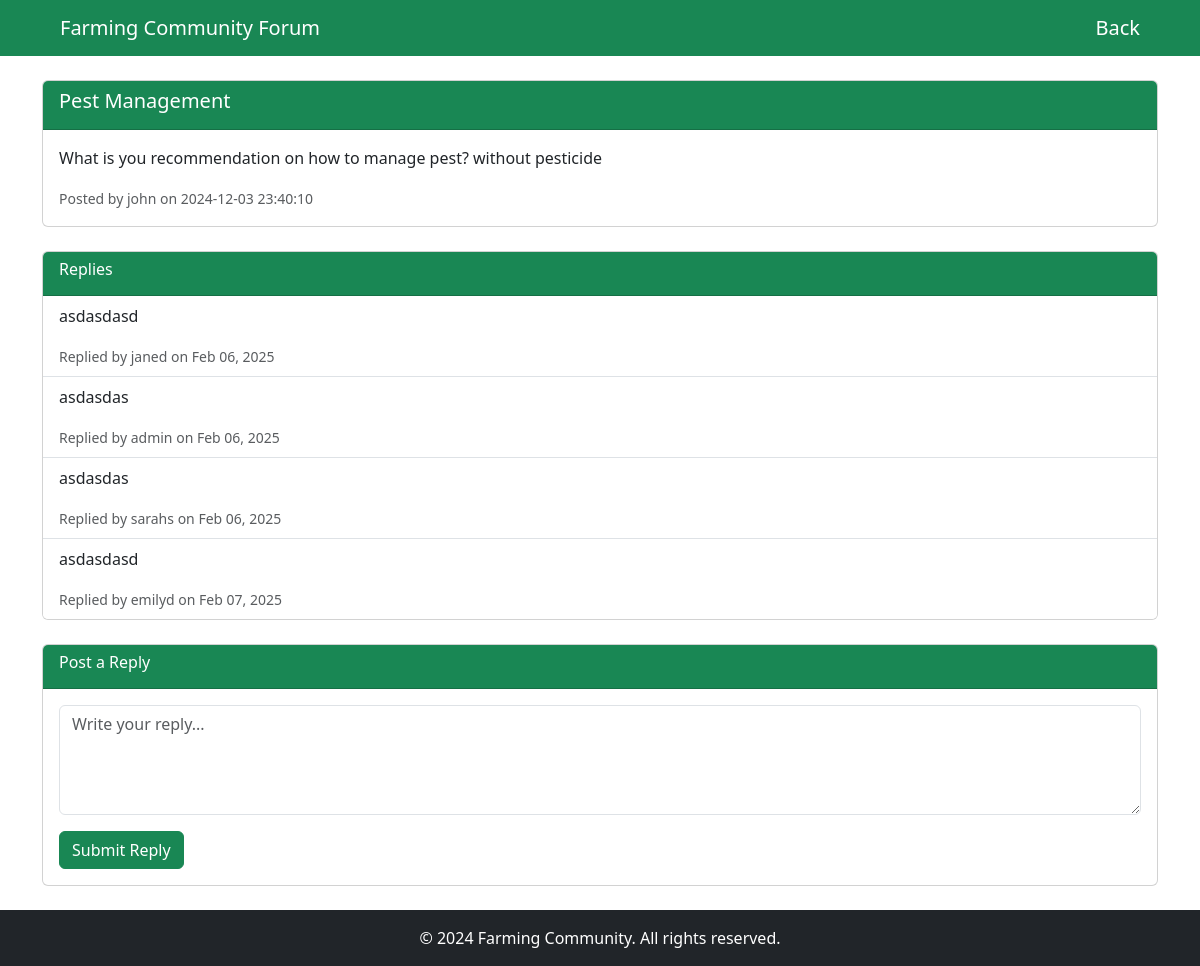
The page /php/Forum/thread.php?id=1 (signed in) on the database its author committed.
### tables this page shows
CREATE TABLE `questions` (
  `question_id` int(11) NOT NULL,
  `user_id` int(11) NOT NULL,
  `title` varchar(255) NOT NULL,
  `body` text NOT NULL,
  `created_at` datetime DEFAULT current_timestamp(),
  `updated_at` datetime DEFAULT NULL
);

CREATE TABLE `users` (
  `user_id` int(11) NOT NULL,
  `name` varchar(100) NOT NULL,
  `username` varchar(100) NOT NULL,
  `password` varchar(255) NOT NULL,
  `role` enum('student','admin','agriculturist') NOT NULL,
  `date_created` timestamp NOT NULL DEFAULT current_timestamp(),
  `status` varchar(10) DEFAULT 'active'
);

CREATE TABLE `reply` (
  `reply_id` int(11) NOT NULL,
  `question_id` int(11) NOT NULL,
  `user_id` int(11) NOT NULL,
  `body` text NOT NULL,
  `created_at` datetime DEFAULT current_timestamp(),
  `updated_at` datetime DEFAULT NULL
);

### php/Forum/thread.php (the view, shortened to what this page needs)
<?php
include "../connection.php";
if (isset($_GET['id'])) {
    $question_id = intval($_GET['id']);
    $stmt = $conn->prepare("SELECT q.title, q.body, q.created_at, u.username FROM Questions q JOIN Users u ON q.user_id = u.user_id WHERE q.question_id = ?");
    $stmt->bind_param("i", $question_id);
    $stmt->execute();
    $stmt->bind_result($title, $body, $created_at, $username);
    $reply_stmt = $conn->prepare("SELECT r.reply_id, r.body, r.created_at, u.username FROM reply r JOIN Users u ON r.user_id = u.user_id WHERE r.question_id = ? ORDER BY r.created_at ASC");
    $reply_stmt->bind_param("i", $question_id);
    $reply_stmt->execute();
    $replies = $reply_stmt->get_result();
} else {
    echo "No discussion selected.";
    exit;
}
?>
<!DOCTYPE html>
<html lang="en">
<head>
    <link href="https://cdn.jsdelivr.net/npm/bootstrap@5.3.1/dist/css/bootstrap.min.css" rel="stylesheet">
</head>
<body>
    <nav class="navbar navbar-expand-lg navbar-dark bg-success">
        <div class="container-fluid">
        <a class="navbar-brand ms-5" href="community.php">Farming Community Forum</a>
        <a class="navbar-brand me-5" href="community.php">Back</a>
        </div>
    </nav>
    <main class="container my-4">
        <div class="card mb-4">
            <div class="card-header bg-success text-white">
                <h5><?= htmlspecialchars($title) ?></h5>
            </div>
            <div class="card-body">
                <p><?= nl2br(htmlspecialchars($body)) ?></p>
                <small class="text-muted">Posted by <?= htmlspecialchars($username) ?> on <?= $created_at ?></small>
            </div>
        </div>
        <div class="card mb-4">
            <div class="card-header bg-success text-white">
                <h6>Replies</h6>
            </div>
            <ul class="list-group list-group-flush">
            <?php while ($reply = $replies->fetch_assoc()): ?>
                <li class="list-group-item d-flex justify-content-between align-items-center">
                    <div>
                        <p><?= htmlspecialchars($reply['body']) ?></p>
                        <small class="text-muted">Replied by <?= htmlspecialchars($reply['username']) ?> on <?= date('M d, Y', strtotime($reply['created_at'])) ?></small>
                    </div>
                </li>
            <?php endwhile; ?>
            </ul>
        </div>
        <?php if (isset($_SESSION['user_id'])): ?>
            <div class="card">
                <div class="card-header bg-success text-white">
                    <h6>Post a Reply</h6>
                </div>
                <div class="card-body">
                    <form method="POST">
                        <div class="mb-3">
                            <textarea name="reply" class="form-control" rows="4" placeholder="Write your reply..." required></textarea>
                        </div>
                        <button type="submit" class="btn btn-success">Submit Reply</button>
                    </form>
                </div>
            </div>
        <?php else: ?>
            <p class="text-danger">You must <a href="../login.php">log in</a> to post a reply.</p>
        <?php endif; ?>
    </main>
    <footer class="bg-dark text-center text-white py-3 mt-auto">
        <p class="mb-0">&copy; 2024 Farming Community. All rights reserved.</p>
    </footer>
</body>
</html>

### php/Forum/thread.php (style rules this page uses)
body, html { height: 100%; display: flex; flex-direction: column; }
main { flex: 1; }

### rows shown on the page
questions: title "Pest Management", body "What is you recommendation on how to manage pest? without pesticide", user.username "john", created_at "2024-12-03 23:40:10"
reply: body "asdasdasd", user.username "janed", created_at "Feb 06, 2025"
reply: body "asdasdas", user.username "admin", created_at "Feb 06, 2025"
reply: body "asdasdas", user.username "sarahs", created_at "Feb 06, 2025"
reply: body "asdasdasd", user.username "emilyd", created_at "Feb 07, 2025"
